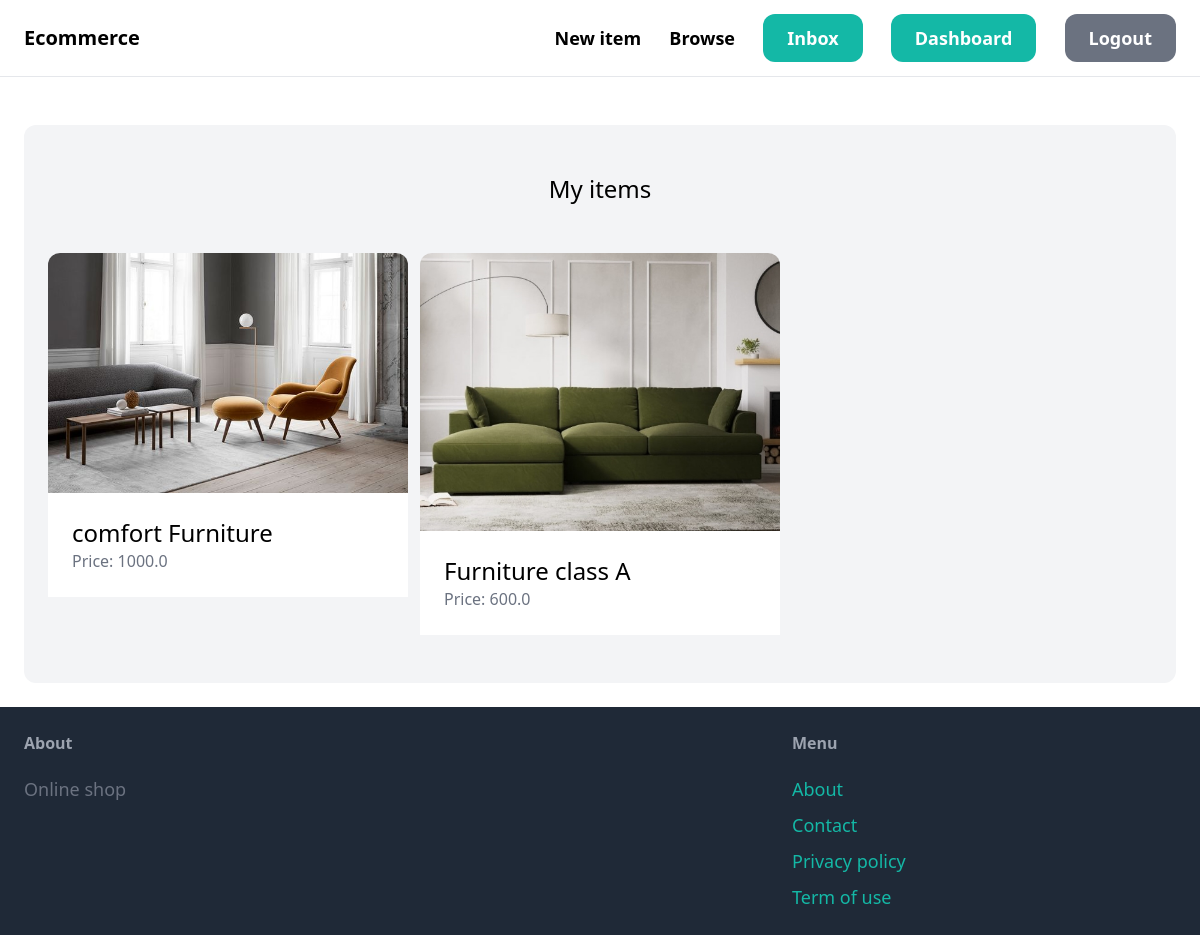
The page /dashboard/ (signed in) on the database its author committed.
### item/models.py (models this page shows, shortened)
class Item(models.Model):
    category = models.ForeignKey(Category, related_name='items', on_delete=models.CASCADE)
    name = models.CharField(max_length=255)
    description = models.TextField(blank=True, null=True)
    price = models.FloatField()
    image = models.ImageField(upload_to='item_images', blank=True, null=True)
    is_sold = models.BooleanField(default=False)
    created_by = models.ForeignKey(User, related_name='items', on_delete=models.CASCADE)
    created_at = models.DateTimeField(auto_now_add=True)

### dashboard/views.py (the view)
# urls.py: path('', views.index, name='index'),
@login_required
def index(request):
    items = Item.objects.filter(created_by=request.user)
    return render(request, 'dashboard/index.html', {
        'items': items
    })

### dashboard/templates/dashboard/index.html (shortened to what this page needs)
{% extends 'core/base.html' %}
    {% block content %}
         <div class="mt-6 px-6 py-12 bg-gray-100 rounded-xl">
            <h2 class="mb-12 text-2xl text-center">My items</h2>
            <div class="grid grid-cols-3 gap-3">
                {% for item in items %}
                    <div>
                        <a href="{% url 'item:detail' item.id %}">
                            <div>
                                <img src="{{ item.image.url }}" class="rounded-t-xl">
                            </div>
                            <div class="p-6 bg-white rounded-b=xl">
                                <h2 class="text-2xl">{{ item.name }}</h2>
                                <p class="text-gray-500">Price: {{ item.price }}</p>
                            </div>
                        </a>
                    </div>
                {% endfor %}
            </div>
         </div>
    {% endblock%}

### rows shown on the page
Item: image (picture), name "comfort Furniture", price "1000.0"
Item: image (picture), name "Furniture class A", price "600.0"
